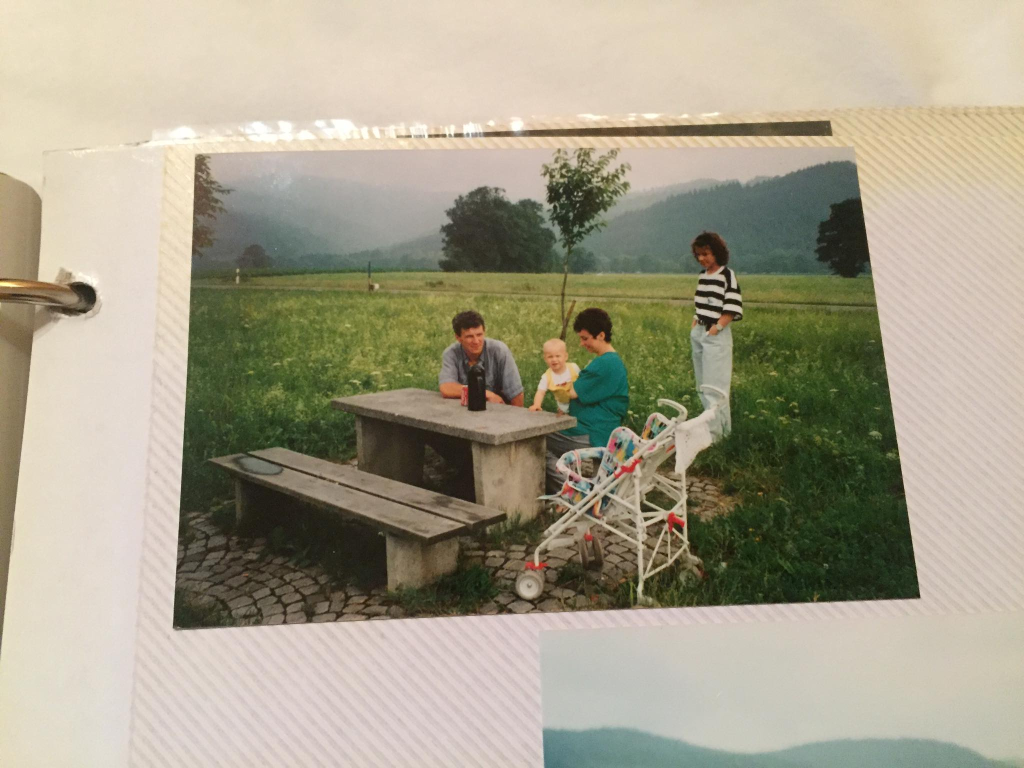
#> input picture fotos/1.jpg, 2048 x 1536 px, found by its file name (shown at 1/2 size); its folder holds only this picture in this run
$ python scanner.py
#> lines starting #> are read from the running program, lines starting #| are printed output that depends on the picture; after the words box and inside, x2 and y2 are one past the last pixel; in counts of white or black regions, pixels touching at a corner belong together
from os import listdir
import numpy as np
import cv2
import imutils
from skimage.filters import threshold_local # scikit-image


# [61 lines left out: functions order_points, four_point_transform, not called in this run]

photos = []

for x in listdir("C:\\Users\\Jacob Viertel\\Desktop\\foto_scan\\fotos"):
    #print(x)
    photos.append(x)

path_img = "C:\\Users\\Jacob Viertel\\Desktop\\foto_scan\\fotos\\"+photos[0]
image = cv2.imread(path_img)
#> image is the input picture: shape (1536, 2048, 3); mean B, G, R 139.1, 159.4, 165.6

# clone the original image
original_image = image.copy()

# resize using ratio (old height to the new height)
ratio = image.shape[0] / 500.0
#> ratio = 3.07
image = imutils.resize(image, height=500)
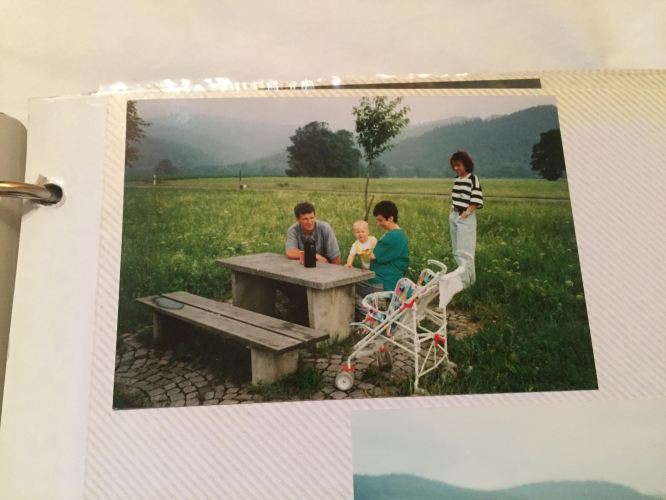
#> image: shape (500, 666, 3); mean B, G, R 139.1, 159.4, 165.6

#  change the color space to YUV
image_yuv = cv2.cvtColor(image, cv2.COLOR_BGR2YUV)
#> image_yuv: shape (500, 666, 3); mean of channels 0, 1, 2 159, 118.3, 133.9

# grap only the Y component
image_y = np.zeros(image_yuv.shape[0:2], np.uint8)
image_y[:, :] = image_yuv[:, :, 0]
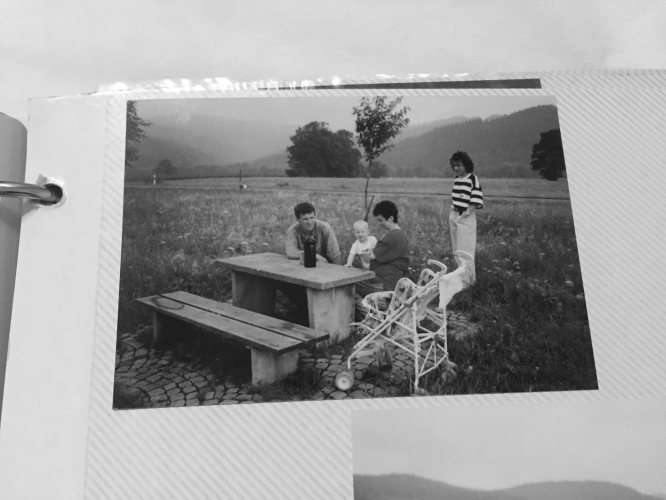
#> image_y: shape (500, 666); min 20, max 255, mean 159

# blur the image to reduce high frequency noises
image_blurred = cv2.GaussianBlur(image_y, (3, 3), 0)

# find edges in the image
edges = cv2.Canny(image_blurred, 50, 200, apertureSize=3)
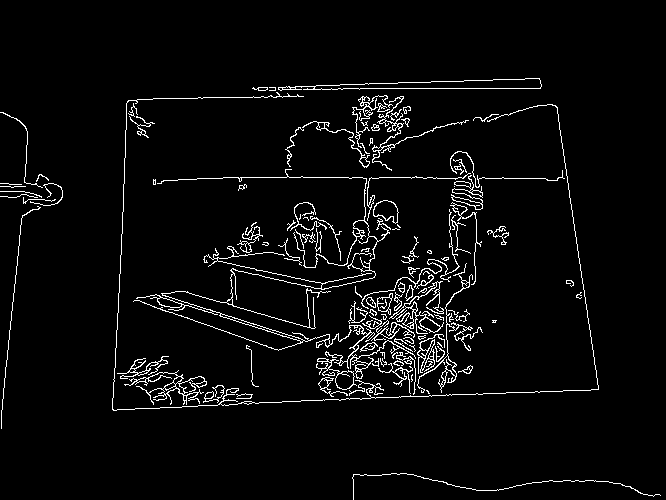
#> edges: shape (500, 666); 4.1% white in thin lines or dots, all inside (x1, y1, x2, y2) = (0, 78, 661, 500)

# find contours
contours, hierarchy = cv2.findContours(edges, cv2.RETR_EXTERNAL, cv2.CHAIN_APPROX_SIMPLE)
#> contours = 112 contours, 75 with area under 20; largest, box (x1, y1, x2, y2) and area: (278, 78, 542, 91) 1514, (133, 169, 416, 379) 810, (373, 200, 399, 224) 372, (389, 281, 444, 334) 370, (124, 370, 207, 405) 333

# draw all contours on the original image
cv2.drawContours(image, contours, -1, (0, 255, 0), 1)
# !! Attention !! Do not draw contours on the image at this point
# I have drawn all the contours just to show below image

# to collect all the detected polygons
polygons = []

# loop over the contours
for cnt in contours:
    # find the convex hull
    hull = cv2.convexHull(cnt)

    # compute the approx polygon and put it into polygons
    polygons.append(cv2.approxPolyDP(hull, 0.01 * cv2.arcLength(hull, True), False))
#> this loop made 112 passes
#> hull on passes 6, 18, 20, 29: [[412, 380], [411, 381], [411, 375], [412, 374]], [[384, 352], [384, 358], [380, 352]], [[414, 345], [415, 350], [414, 351], [409, 345]], [[496, 320], [495, 322], [492, 322], [492, 320]]
#> after the loop, polygons = 112 contours, 28 with area under 20; largest, box (x1, y1, x2, y2) and area: (113, 101, 599, 411) 135562, (133, 169, 416, 379) 41895, (352, 477, 661, 500) 5129, (418, 263, 483, 393) 4382, (363, 209, 460, 309) 4028

# sort polygons in desc order of contour area
sortedPoly = sorted(polygons, key=cv2.contourArea, reverse=True)
#> sortedPoly has the same summary as polygons

# draw points of the intersection of only the largest polyogon with red color
cv2.drawContours(image, sortedPoly[0], -1, (0, 0, 255), 5)
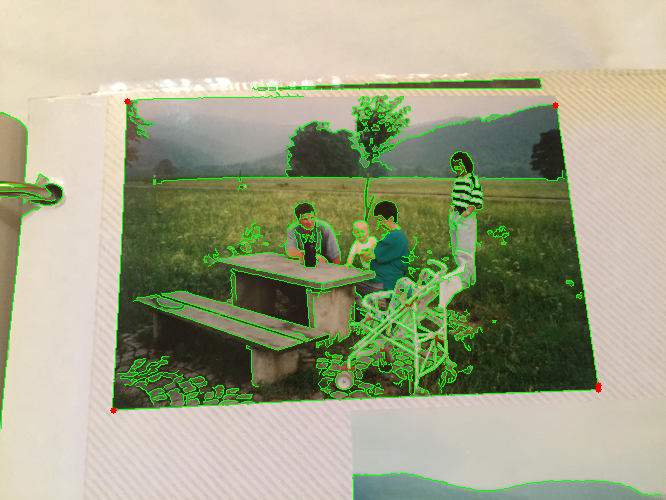
#> image: shape (500, 666, 3); mean B, G, R 135.5, 164.8, 160.8

# get the contours of the largest polygon in the image
simplified_cnt = sortedPoly[0]
#> simplified_cnt = [[598, 389], [113, 410], [127, 101], [555, 105], [598, 385]]

# check if the polygon has four point
if len(simplified_cnt) == 4:
    # trasform the prospective of original image
    cropped_image = four_point_transform(original_image, simplified_cnt.reshape(4, 2) * ratio)

# Binarize the cropped image
#> (the run stopped early here; a loop or call above may not have finished)

$ run again, on fotos/5.jpg
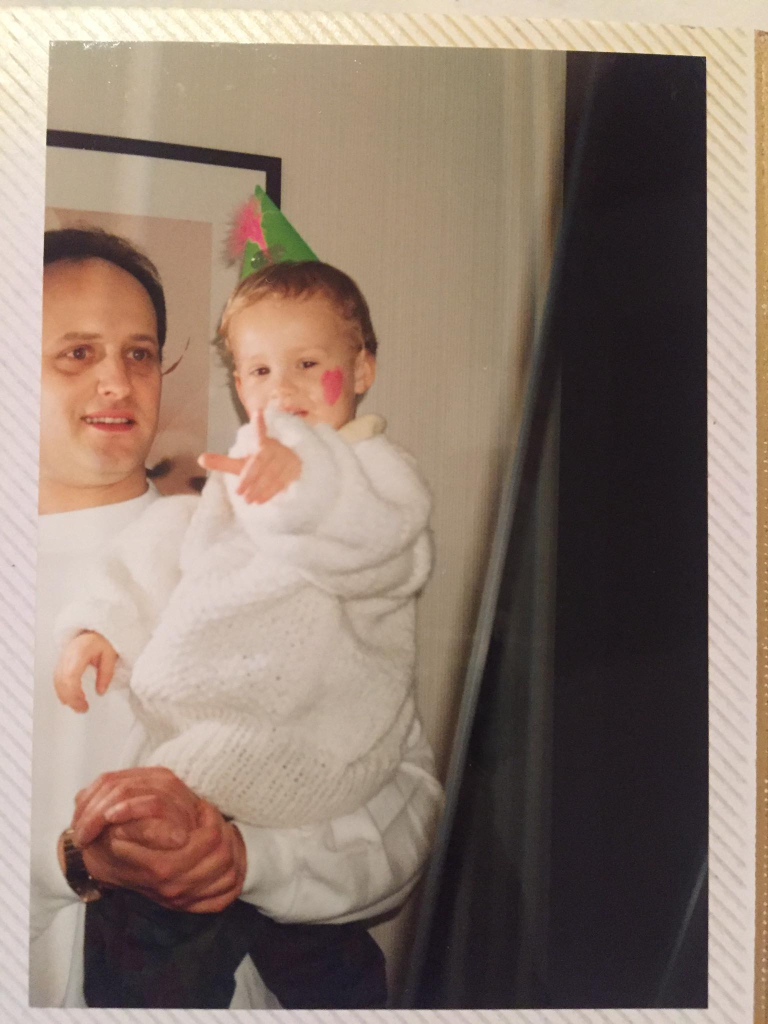
#> input picture fotos/5.jpg, 1536 x 2048 px, found by its file name (shown at 1/2 size)
#> image is the input picture: shape (2048, 1536, 3); mean B, G, R 111, 123.5, 141.8
#> image_yuv: shape (500, 375, 3); mean of channels 0, 1, 2 127.5, 119.9, 140.6
#> `edges = cv2.Canny(image_blurred, 50, 200, apertureSize=3)`:
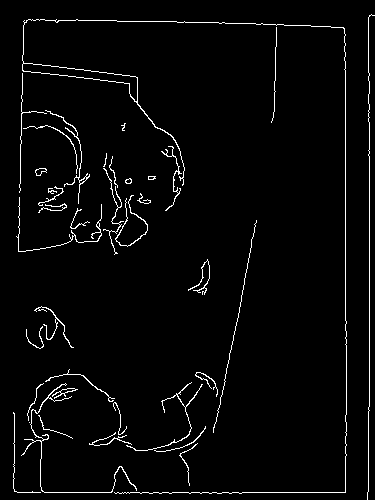
#> edges: shape (500, 375); 2.9% white in thin lines or dots
#> contours = 38 contours, 24 with area under 20; largest, box (x1, y1, x2, y2) and area: (22, 19, 347, 494) 1076, (21, 383, 137, 493) 71, (45, 110, 90, 204) 65, (52, 388, 78, 399) 56, (126, 382, 203, 451) 48
#> the loop `for cnt in contours:` made 38 passes
#> hull on pass 4: [[29, 422]]
#> after the loop `for cnt in contours:`: polygons = 38 contours, 3 with area under 20; largest, box (x1, y1, x2, y2) and area: (23, 21, 347, 493) 129265, (21, 383, 137, 491) 7220, (16, 197, 102, 252) 3782, (126, 382, 203, 451) 2530, (45, 110, 90, 204) 1992
#> sortedPoly has the same summary as polygons
#> `cv2.drawContours(image, sortedPoly[0], -1, (0, 0, 255), 5)`:
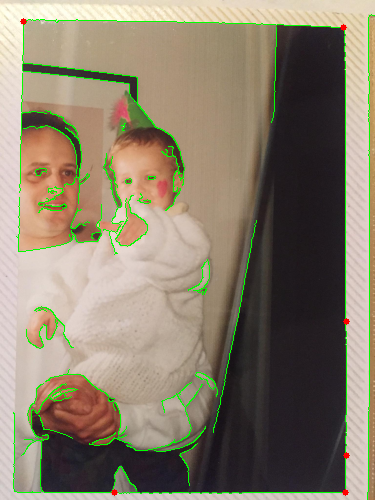
#> image: shape (500, 375, 3); mean B, G, R 107.7, 127.1, 137.4
#> simplified_cnt = [[346, 455], [345, 492], [114, 492], [23, 21], [343, 27], [346, 321]]

$ run again, on fotos/6.jpg
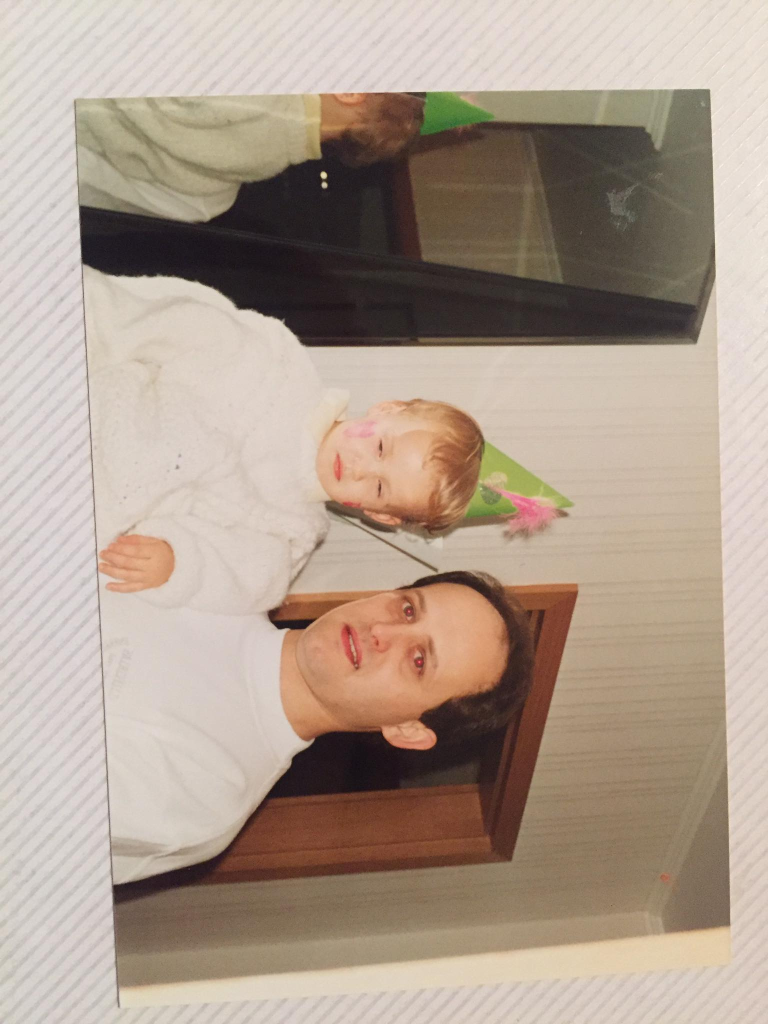
#> input picture fotos/6.jpg, 1536 x 2048 px, found by its file name (shown at 1/2 size)
#> image is the input picture: shape (2048, 1536, 3); mean B, G, R 142.5, 156.9, 174
#> image_yuv: shape (500, 375, 3); mean of channels 0, 1, 2 160.4, 119.3, 140
#> `edges = cv2.Canny(image_blurred, 50, 200, apertureSize=3)`:
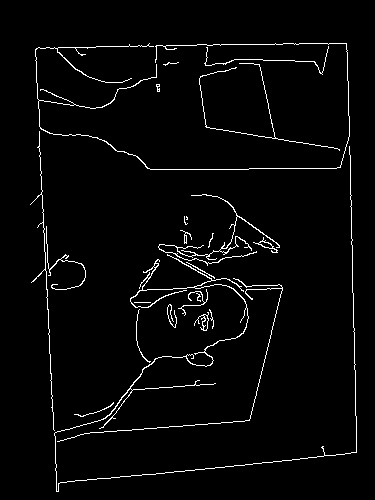
#> edges: shape (500, 375); 2.9% white in thin lines or dots, all inside (x1, y1, x2, y2) = (30, 43, 357, 492)
#> contours = 24 contours, 18 with area under 20; largest, box (x1, y1, x2, y2) and area: (54, 146, 357, 492) 214, (158, 194, 280, 266) 98, (35, 43, 350, 170) 85, (253, 237, 278, 253) 68, (194, 312, 209, 331) 67, (46, 226, 86, 290) 28
#> the loop `for cnt in contours:` made 24 passes
#> (cnt, hull) on pass 6: ([[134, 302], [150, 302]], [[150, 302], [134, 302]])
#> after the loop `for cnt in contours:`: polygons = 24 contours, 4 with area under 20; largest, box (x1, y1, x2, y2) and area: (54, 146, 357, 492) 66128, (35, 43, 350, 170) 35550, (57, 278, 283, 442) 17256, (200, 63, 340, 151) 6529, (158, 194, 280, 266) 5010
#> sortedPoly has the same summary as polygons
#> `cv2.drawContours(image, sortedPoly[0], -1, (0, 0, 255), 5)`:
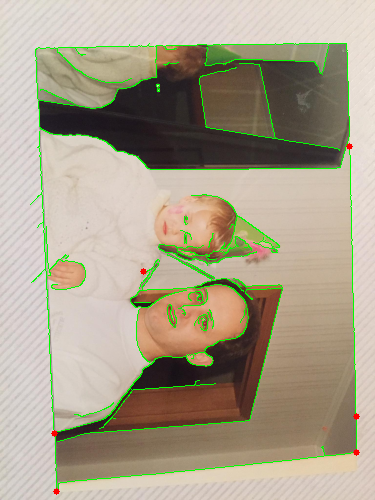
#> image: shape (500, 375, 3); mean B, G, R 139, 160.2, 169.4
#> simplified_cnt = [[356, 452], [56, 491], [54, 433], [143, 271], [349, 146], [356, 416]]

$ run again, on fotos/3.jpg
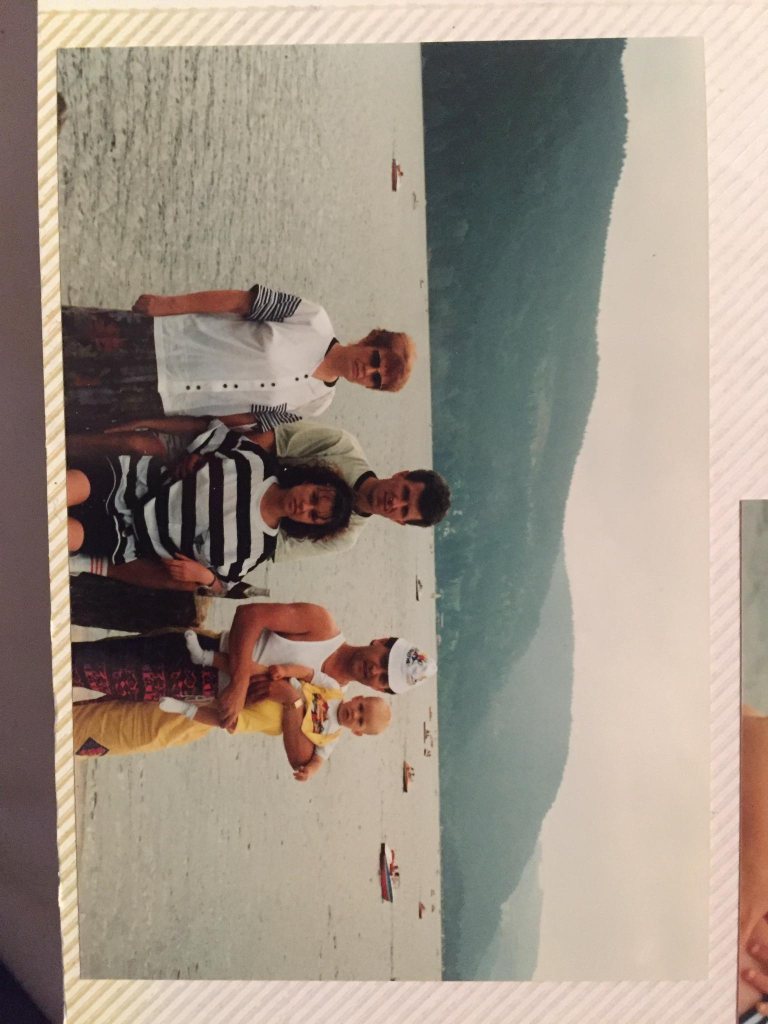
#> input picture fotos/3.jpg, 1536 x 2048 px, found by its file name (shown at 1/2 size)
#> image is the input picture: shape (2048, 1536, 3); mean B, G, R 134.1, 146.7, 158.4
#> image_yuv: shape (500, 375, 3); mean of channels 0, 1, 2 148.7, 120.9, 136.5
#> edges: shape (500, 375); 4.1% white in thin lines or dots
#> contours = 83 contours, 53 with area under 20; largest, box (x1, y1, x2, y2) and area: (106, 220, 116, 281) 338, (163, 339, 191, 360) 298, (95, 213, 163, 303) 208, (21, 103, 127, 369) 158, (55, 222, 65, 256) 132
#> the loop `for cnt in contours:` made 83 passes
#> hull on passes 5, 17, 36, 58: [[191, 418], [190, 417], [190, 414], [191, 415]], [[34, 340], [30, 342], [30, 341], [34, 337]], [[134, 260], [134, 274], [130, 260]], [[135, 200], [136, 201], [134, 203], [134, 200]]
#> after the loop `for cnt in contours:`: polygons = 83 contours, 26 with area under 20; largest, box (x1, y1, x2, y2) and area: (166, 18, 307, 454) 39532, (21, 103, 127, 369) 15718, (159, 231, 266, 479) 13734, (34, 405, 214, 480) 6623, (20, 3, 129, 107) 5586
#> sortedPoly has the same summary as polygons
#> `cv2.drawContours(image, sortedPoly[0], -1, (0, 0, 255), 5)`:
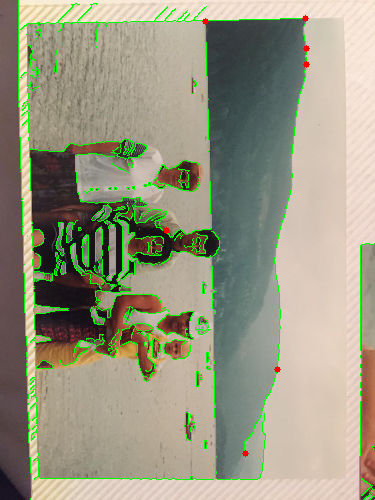
#> image: shape (500, 375, 3); mean B, G, R 129.5, 151.7, 152.7
#> simplified_cnt = [[306, 64], [277, 369], [245, 453], [166, 230], [205, 21], [305, 18], [306, 48]]
